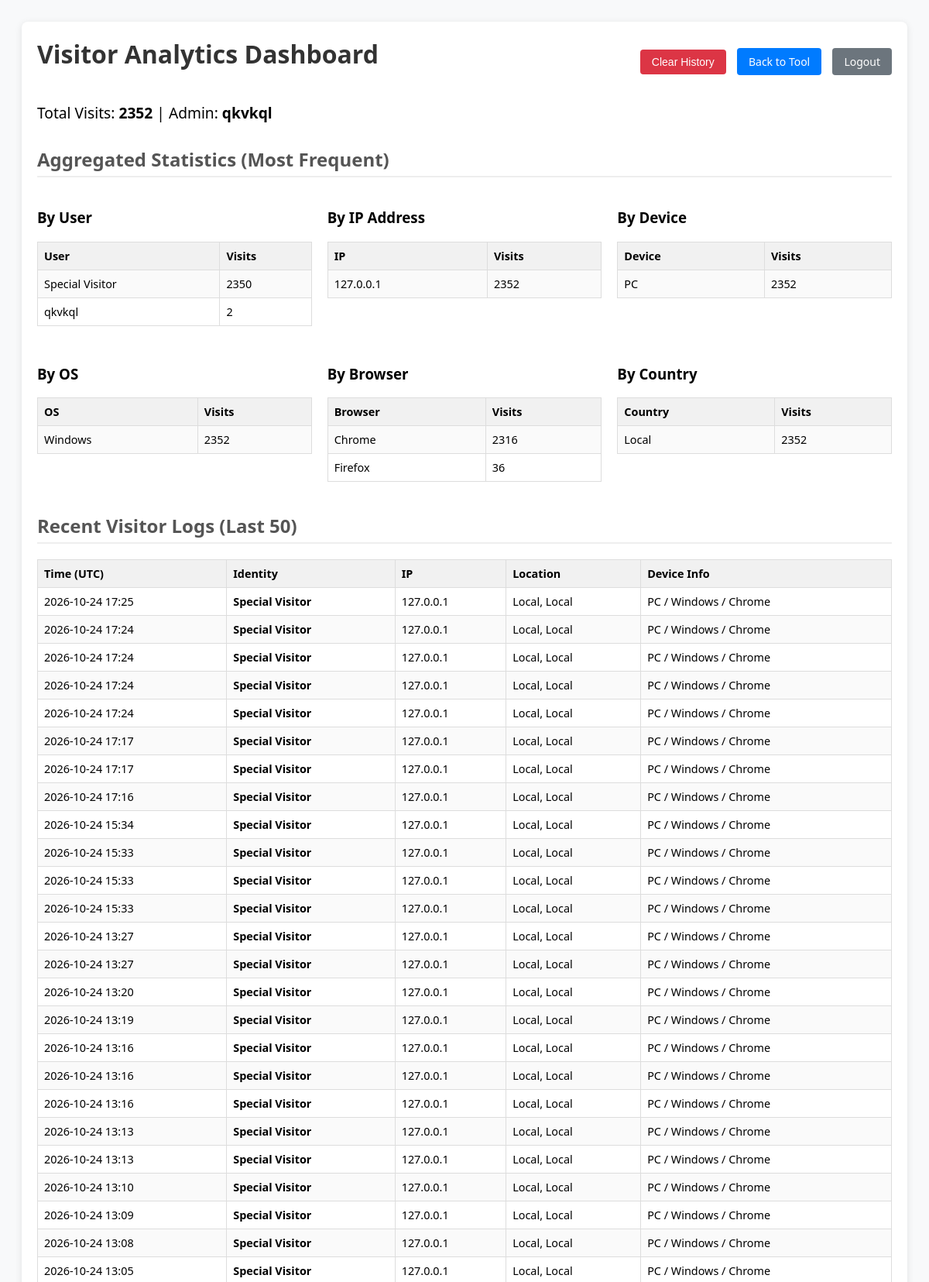
Screenshot of /visitor_stats (signed in, upper part) with the database file from the repository.
### app.py (models this page shows, shortened)
class User(UserMixin, db.Model):
    id = db.Column(db.Integer, primary_key=True)
    username = db.Column(db.String(150), unique=True, nullable=False)
    password_hash = db.Column(db.String(150), nullable=False)
    is_admin = db.Column(db.Boolean, default=False)
    user_level = db.Column(db.String(20), default='basic')

class Visitor(db.Model):
    id = db.Column(db.Integer, primary_key=True)
    username = db.Column(db.String(150), nullable=True)
    ip_address = db.Column(db.String(50))
    timestamp = db.Column(db.DateTime, default=datetime.utcnow)
    country = db.Column(db.String(50))
    city = db.Column(db.String(50))
    device_type = db.Column(db.String(50))
    os = db.Column(db.String(50))
    browser = db.Column(db.String(50))
    device_brand = db.Column(db.String(50))

### app.py (the view)
@app.route('/visitor_stats')
@admin_required
def visitor_stats():
    visits = Visitor.query.order_by(Visitor.timestamp.desc()).limit(50).all()
    total_visits = Visitor.query.count()
    def get_aggregated_stats(column):
        return db.session.query(column, func.count(Visitor.id).label('count')).group_by(column).order_by(func.count(Visitor.id).desc()).all()
    analytics = {
        'Users': get_aggregated_stats(Visitor.username), 'IPs': get_aggregated_stats(Visitor.ip_address),
        'Devices': get_aggregated_stats(Visitor.device_type), 'OS': get_aggregated_stats(Visitor.os),
        'Browsers': get_aggregated_stats(Visitor.browser), 'Locations': get_aggregated_stats(Visitor.country)
    }
    return render_template('stats.html', visits=visits, count=total_visits, analytics=analytics)

### app.py (called while the page is built, shortened)
@app.context_processor
def inject_csrf_token():
    return dict(csrf_token=generate_csrf, t=get_translation, lang=get_current_language)

@login_manager.user_loader
def load_user(user_id):
    return User.query.get(int(user_id))

def admin_required(f):
    @wraps(f)
    @login_required
    def decorated_function(*args, **kwargs):
        if not current_user.is_admin:
            flash("Access denied.")
            return redirect(url_for('home'))
        return f(*args, **kwargs)
    return decorated_function

@app.before_request
def track_visitor():
    if request.endpoint in ['static', 'search_stations', 'visitor_stats', 'clear_visitor_db', 'login', 'signup', 'logout', 'invitation']:
        return

### templates/stats.html (shortened to what this page needs)
<!DOCTYPE html>
<html lang="en">
<head>
</head>
<body>
<div class="container">
    <div class="header">
        <h1>Visitor Analytics Dashboard</h1>
        <div>
            <form action="{{ url_for('clear_visitor_db') }}" method="post" style="display:inline;" onsubmit="return confirm('Are you sure you want to delete ALL visitor logs?');">
                <button type="submit" class="btn btn-danger">Clear History</button>
            </form>
            <a href="{{ url_for('home') }}" class="btn btn-primary" style="margin-left: 10px;">Back to Tool</a>
            <a href="{{ url_for('logout') }}" class="btn btn-secondary" style="margin-left: 10px;">Logout</a>
        </div>
    </div>
    <p style="font-size: 1.2em;">Total Visits: <strong>{{ count }}</strong> | Admin: <strong>{{ current_user.username }}</strong></p>
    <h2>Aggregated Statistics (Most Frequent)</h2>
    <div class="grid-container">
        <div>
            <h3>By User</h3>
            <table>
                <tr><th>User</th><th>Visits</th></tr>
                {% for row in analytics['Users'] %}
                <tr><td>{{ row[0] }}</td><td>{{ row[1] }}</td></tr>
                {% endfor %}
            </table>
        </div>
        <div>
            <h3>By IP Address</h3>
            <table>
                <tr><th>IP</th><th>Visits</th></tr>
                {% for row in analytics['IPs'][:10] %}
                <tr><td>{{ row[0] }}</td><td>{{ row[1] }}</td></tr>
                {% endfor %}
            </table>
        </div>
        <div>
            <h3>By Device</h3>
            <table>
                <tr><th>Device</th><th>Visits</th></tr>
                {% for row in analytics['Devices'] %}
                <tr><td>{{ row[0] }}</td><td>{{ row[1] }}</td></tr>
                {% endfor %}
            </table>
        </div>
        <div>
            <h3>By OS</h3>
            <table>
                <tr><th>OS</th><th>Visits</th></tr>
                {% for row in analytics['OS'] %}
                <tr><td>{{ row[0] }}</td><td>{{ row[1] }}</td></tr>
                {% endfor %}
            </table>
        </div>
        <div>
            <h3>By Browser</h3>
            <table>
                <tr><th>Browser</th><th>Visits</th></tr>
                {% for row in analytics['Browsers'] %}
                <tr><td>{{ row[0] }}</td><td>{{ row[1] }}</td></tr>
                {% endfor %}
            </table>
        </div>
        <div>
            <h3>By Country</h3>
            <table>
                <tr><th>Country</th><th>Visits</th></tr>
                {% for row in analytics['Locations'] %}
                <tr><td>{{ row[0] }}</td><td>{{ row[1] }}</td></tr>
                {% endfor %}
            </table>
        </div>
    </div>
    <h2>Recent Visitor Logs (Last 50)</h2>
    <table>
        <thead>
            <tr>
                <th>Time (UTC)</th>
                <th>Identity</th>
                <th>IP</th>
                <th>Location</th>
                <th>Device Info</th>
            </tr>
        </thead>
        <tbody>
            {% for v in visits %}
            <tr>
                <td>{{ v.timestamp.strftime('%Y-%m-%d %H:%M') }}</td>
                <td><strong>{{ v.username }}</strong></td>
                <td>{{ v.ip_address }}</td>
                <td>{{ v.city }}, {{ v.country }}</td>
                <td>{{ v.device_type }} / {{ v.os }} / {{ v.browser }}</td>
            </tr>
            {% endfor %}
        </tbody>
    </table>
</div>
</body>
</html>

### templates/stats.html (style rules this page uses)
body { font-family: 'Segoe UI', Tahoma, Geneva, Verdana, sans-serif; padding: 20px; background-color: #f8f9fa; }
.container { max-width: 1200px; margin: 0 auto; background: white; padding: 20px; border-radius: 8px; box-shadow: 0 2px 10px rgba(0,0,0,0.1); }
h1 { margin-top: 0; color: #333; }
h2 { color: #555; border-bottom: 2px solid #eee; padding-bottom: 5px; margin-top: 30px; }
.header { display: flex; justify-content: space-between; align-items: center; margin-bottom: 20px; }
.btn { padding: 8px 15px; border-radius: 4px; text-decoration: none; color: white; border: none; cursor: pointer; font-size: 14px; }
.btn-danger { background-color: #dc3545; }
.btn-primary { background-color: #007bff; }
.btn-secondary { background-color: #6c757d; }
.grid-container { display: grid; grid-template-columns: repeat(auto-fit, minmax(300px, 1fr)); gap: 20px; }
table { width: 100%; border-collapse: collapse; margin-bottom: 10px; font-size: 0.9em; }
th, td { border: 1px solid #ddd; padding: 8px; text-align: left; }
th { background-color: #f1f1f1; }
tr:nth-child(even) { background-color: #fafafa; }

### rows the page displays
User: username "qkvkql"
Visitor: username "qkvkql", id "2"
Visitor: timestamp "2026-10-24 17:25", username "Special Visitor", ip_address "127.0.0.1", city "Local", country "Local", device_type "PC", os "Windows", browser "Chrome"
Visitor: timestamp "2026-10-24 17:24", username "Special Visitor", ip_address "127.0.0.1", city "Local", country "Local", device_type "PC", os "Windows", browser "Chrome"
Visitor: timestamp "2026-10-24 17:24", username "Special Visitor", ip_address "127.0.0.1", city "Local", country "Local", device_type "PC", os "Windows", browser "Chrome"
Visitor: timestamp "2026-10-24 17:24", username "Special Visitor", ip_address "127.0.0.1", city "Local", country "Local", device_type "PC", os "Windows", browser "Chrome"
Visitor: timestamp "2026-10-24 17:24", username "Special Visitor", ip_address "127.0.0.1", city "Local", country "Local", device_type "PC", os "Windows", browser "Chrome"
Visitor: timestamp "2026-10-24 17:17", username "Special Visitor", ip_address "127.0.0.1", city "Local", country "Local", device_type "PC", os "Windows", browser "Chrome"
Visitor: timestamp "2026-10-24 17:17", username "Special Visitor", ip_address "127.0.0.1", city "Local", country "Local", device_type "PC", os "Windows", browser "Chrome"
Visitor: timestamp "2026-10-24 17:16", username "Special Visitor", ip_address "127.0.0.1", city "Local", country "Local", device_type "PC", os "Windows", browser "Chrome"
Visitor: timestamp "2026-10-24 15:34", username "Special Visitor", ip_address "127.0.0.1", city "Local", country "Local", device_type "PC", os "Windows", browser "Chrome"
Visitor: timestamp "2026-10-24 15:33", username "Special Visitor", ip_address "127.0.0.1", city "Local", country "Local", device_type "PC", os "Windows", browser "Chrome"
Visitor: timestamp "2026-10-24 15:33", username "Special Visitor", ip_address "127.0.0.1", city "Local", country "Local", device_type "PC", os "Windows", browser "Chrome"
Visitor: timestamp "2026-10-24 15:33", username "Special Visitor", ip_address "127.0.0.1", city "Local", country "Local", device_type "PC", os "Windows", browser "Chrome"
Visitor: timestamp "2026-10-24 13:27", username "Special Visitor", ip_address "127.0.0.1", city "Local", country "Local", device_type "PC", os "Windows", browser "Chrome"
Visitor: timestamp "2026-10-24 13:27", username "Special Visitor", ip_address "127.0.0.1", city "Local", country "Local", device_type "PC", os "Windows", browser "Chrome"
Visitor: timestamp "2026-10-24 13:20", username "Special Visitor", ip_address "127.0.0.1", city "Local", country "Local", device_type "PC", os "Windows", browser "Chrome"
Visitor: timestamp "2026-10-24 13:19", username "Special Visitor", ip_address "127.0.0.1", city "Local", country "Local", device_type "PC", os "Windows", browser "Chrome"
Visitor: timestamp "2026-10-24 13:16", username "Special Visitor", ip_address "127.0.0.1", city "Local", country "Local", device_type "PC", os "Windows", browser "Chrome"
Visitor: timestamp "2026-10-24 13:16", username "Special Visitor", ip_address "127.0.0.1", city "Local", country "Local", device_type "PC", os "Windows", browser "Chrome"
Visitor: timestamp "2026-10-24 13:16", username "Special Visitor", ip_address "127.0.0.1", city "Local", country "Local", device_type "PC", os "Windows", browser "Chrome"
Visitor: timestamp "2026-10-24 13:13", username "Special Visitor", ip_address "127.0.0.1", city "Local", country "Local", device_type "PC", os "Windows", browser "Chrome"
Visitor: timestamp "2026-10-24 13:13", username "Special Visitor", ip_address "127.0.0.1", city "Local", country "Local", device_type "PC", os "Windows", browser "Chrome"
Visitor: timestamp "2026-10-24 13:10", username "Special Visitor", ip_address "127.0.0.1", city "Local", country "Local", device_type "PC", os "Windows", browser "Chrome"
Visitor: timestamp "2026-10-24 13:09", username "Special Visitor", ip_address "127.0.0.1", city "Local", country "Local", device_type "PC", os "Windows", browser "Chrome"
Visitor: timestamp "2026-10-24 13:08", username "Special Visitor", ip_address "127.0.0.1", city "Local", country "Local", device_type "PC", os "Windows", browser "Chrome"
Visitor: timestamp "2026-10-24 13:05", username "Special Visitor", ip_address "127.0.0.1", city "Local", country "Local", device_type "PC", os "Windows", browser "Chrome"

### other values shown
{{ count }} "2352"
{{ row[0] }} "Special Visitor"
{{ row[1] }} "2350"
{{ row[0] }} "127.0.0.1"
{{ row[1] }} "2352"
{{ row[0] }} "PC"
{{ row[0] }} "Windows"
{{ row[0] }} "Chrome" "Firefox"
{{ row[1] }} "2316" "36"
{{ row[0] }} "Local"
